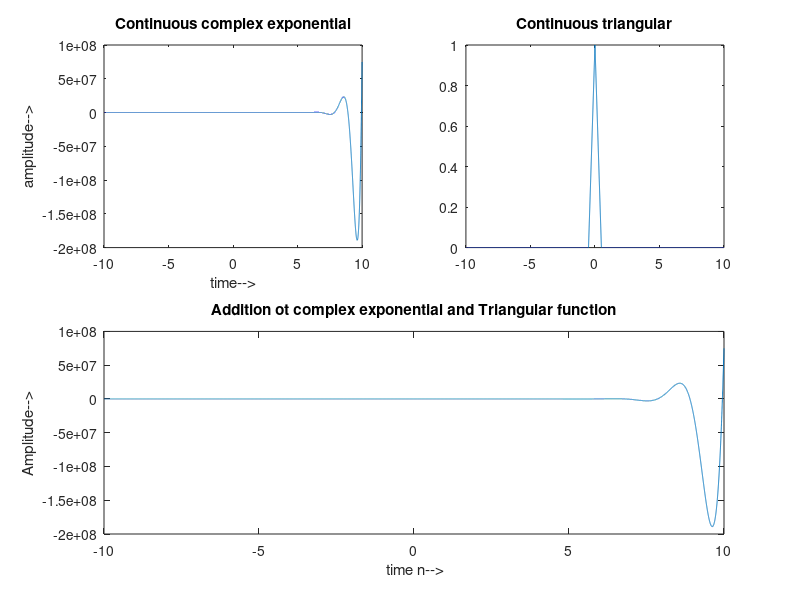

Source code (MATLAB):
f=1000;
t=-10:1/f:10;
a=2;
x=exp((a+3j)*t);
subplot(2,2,1);
plot(t,x);
xlabel('time-->');
ylabel('amplitude-->');
title('Continuous complex exponential');

a=tripuls(t);
subplot(2,2,2);
plot(t,a);
title('Continuous triangular');
for i=1:length(a)
    add(i)=x(i)+a(i);
end
t=-10:1/f:10;

subplot(2,2,3:4);
plot(t,add);
xlabel(' time n-->');
ylabel('Amplitude-->');
title('Addition ot complex exponential and Triangular function');
